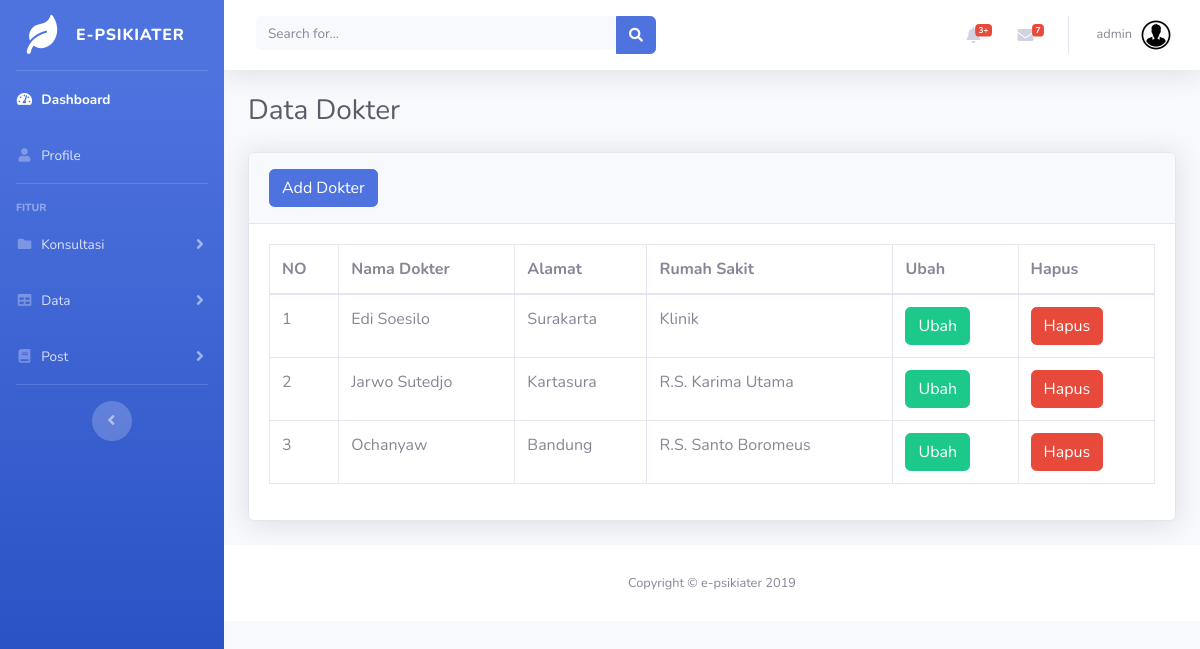
Screenshot of /admin/dokter.php (signed in) with the database file from the repository.
### tables this page shows
CREATE TABLE `dokter` (
  `id` int(100) NOT NULL,
  `id_rs` int(100) NOT NULL,
  `nama` varchar(255) NOT NULL,
  `alamat` varchar(255) NOT NULL
);

CREATE TABLE `rs` (
  `id` int(100) NOT NULL,
  `nama` varchar(255) NOT NULL,
  `email` varchar(255) NOT NULL,
  `alamat` varchar(255) NOT NULL
);

### admin/dokter.php (the view, shortened to what this page needs)
<?php
include 'fungsi/keamanan.php';
include 'includes/header.php';
include 'includes/navbar.php';
?>
<div class="container-fluid">
<div class="d-sm-flex align-items-center justify-content-between mb-4">
    <h1 class="h3 mb-0 text-gray-800">Data Dokter</h1>
  </div>
<div class="card shadow mb-4">
  <div class="card-header py-3">
            <button type="button" class="btn btn-primary" data-toggle="modal" data-target="#addadminprofile">
              Add Dokter
            </button>
  </div>
  <div class="card-body">
    <div class="table-responsive">
      <table class="table table-bordered" id="dataTable" width="100%" cellspacing="0">
        <thead>
          <tr>
            <th>NO </th>
            <th>Nama Dokter </th>
            <th>Alamat </th>
            <th>Rumah Sakit</th>
            <th>Ubah </th>
            <th>Hapus </th>
          </tr>
        </thead>
        <tbody>
          <?php
$query = mysqli_query($connection, " SELECT d.id, d.nama, d.alamat, r.nama rs FROM dokter d JOIN rs r ON d.id_rs = r.id;");
$no = 1;
while ($data = mysqli_fetch_array($query)) {
    ?>
          <tr>
            <td><?php echo $no; ?></td>
            <td><?php echo $data["nama"]; ?></td>
            <td><?php echo $data["alamat"]; ?></td>
            <td><?php echo $data["rs"]; ?></td>
            <td>
              <form action="dokteredit.php" method="POST">
                <button type="submit" name="edit_btn" class="btn btn-success">Ubah</button>
              </form>
            </td>
            <td>
            <form action="fungsi/doktercode.php" method="post">
            <button type="submit" name="delete_btn" class="btn btn-danger">Hapus</button>
            </form>
            </td>
          </tr>
          <?php
$no++;
}
?>
        </tbody>
      </table>
    </div>
  </div>
</div>
</div>
<?php
include 'includes/footer.php';
?>

### rows the page displays
dokter: nama "Edi Soesilo", alamat "Surakarta", id_rs.nama "Klinik"
dokter: nama "Jarwo Sutedjo", alamat "Kartasura", id_rs.nama "R.S. Karima Utama"
dokter: nama "Ochanyaw", alamat "Bandung", id_rs.nama "R.S. Santo Boromeus"

### other values shown
$_SESSION['username'] "admin"
